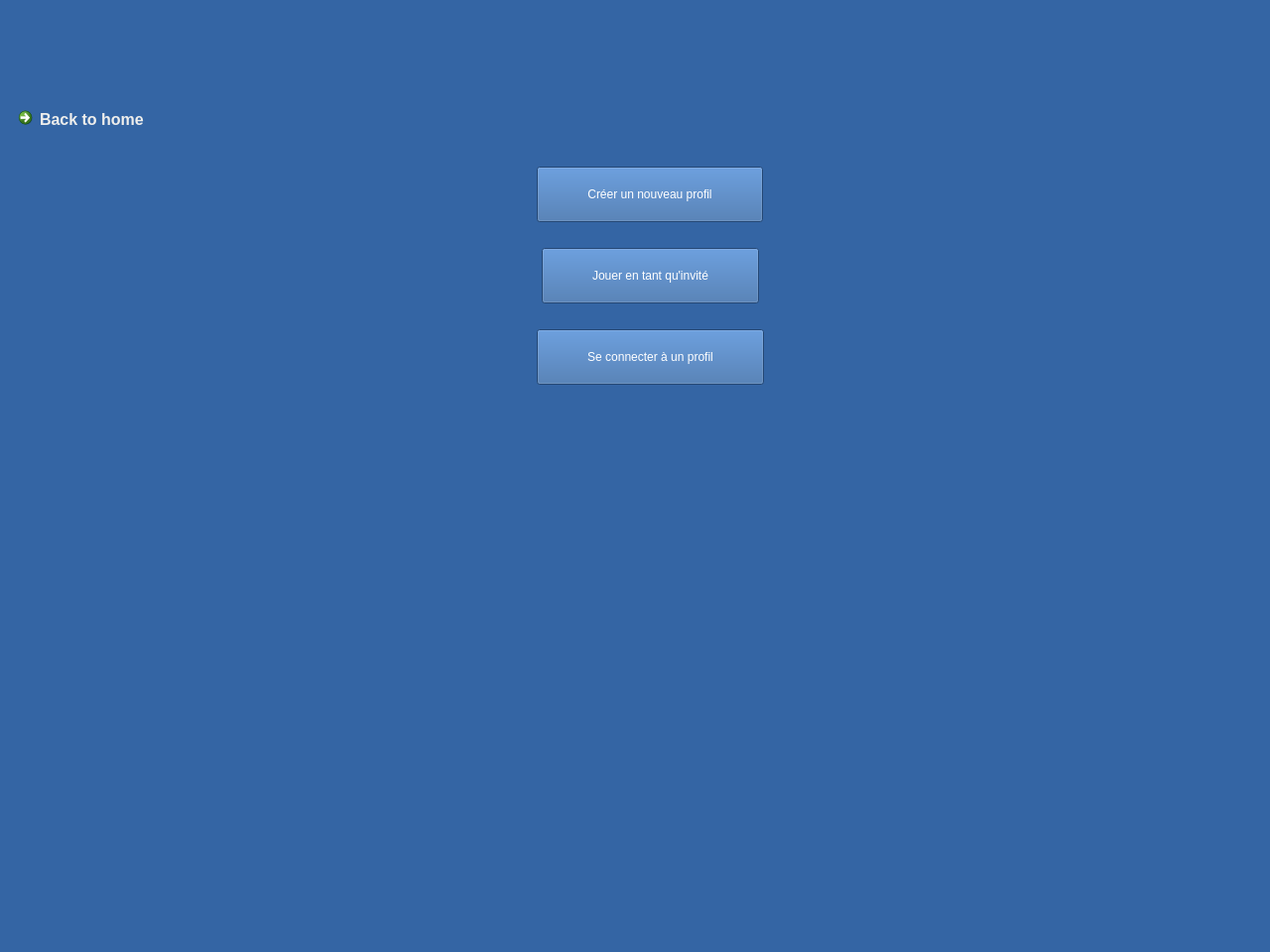
<?xml version="1.0" encoding="UTF-8"?>
<ui version="4.0">
 <class>vuemenu</class>
 <widget class="QMainWindow" name="vuemenu">
  <property name="geometry">
   <rect>
    <x>0</x>
    <y>0</y>
    <width>1280</width>
    <height>960</height>
   </rect>
  </property>
  <property name="sizePolicy">
   <sizepolicy hsizetype="Maximum" vsizetype="Maximum">
    <horstretch>0</horstretch>
    <verstretch>0</verstretch>
   </sizepolicy>
  </property>
  <property name="minimumSize">
   <size>
    <width>1280</width>
    <height>960</height>
   </size>
  </property>
  <property name="maximumSize">
   <size>
    <width>1280</width>
    <height>960</height>
   </size>
  </property>
  <property name="windowTitle">
   <string>Menu</string>
  </property>
  <property name="autoFillBackground">
   <bool>true</bool>
  </property>
  <widget class="QWidget" name="centralWidget">
   <property name="minimumSize">
    <size>
     <width>1280</width>
     <height>960</height>
    </size>
   </property>
   <property name="maximumSize">
    <size>
     <width>1280</width>
     <height>960</height>
    </size>
   </property>
   <property name="autoFillBackground">
    <bool>false</bool>
   </property>
   <property name="styleSheet">
    <string notr="true">background-color: rgb(52, 101, 164);</string>
   </property>
   <widget class="QWidget" name="verticalLayoutWidget">
    <property name="geometry">
     <rect>
      <x>0</x>
      <y>90</y>
      <width>1311</width>
      <height>792</height>
     </rect>
    </property>
    <layout class="QVBoxLayout" name="verticalLayout_2">
     <property name="sizeConstraint">
      <enum>QLayout::SetMaximumSize</enum>
     </property>
     <item>
      <widget class="QCommandLinkButton" name="commandLinkButton">
       <property name="sizePolicy">
        <sizepolicy hsizetype="Minimum" vsizetype="Maximum">
         <horstretch>0</horstretch>
         <verstretch>0</verstretch>
        </sizepolicy>
       </property>
       <property name="font">
        <font>
         <pointsize>12</pointsize>
        </font>
       </property>
       <property name="layoutDirection">
        <enum>Qt::LeftToRight</enum>
       </property>
       <property name="autoFillBackground">
        <bool>false</bool>
       </property>
       <property name="styleSheet">
        <string notr="true">color: rgb(238, 238, 236);
background-color: rgb(211, 215, 207);

</string>
       </property>
       <property name="text">
        <string>Back to home</string>
       </property>
      </widget>
     </item>
     <item alignment="Qt::AlignHCenter">
      <widget class="QLabel" name="label">
       <property name="enabled">
        <bool>true</bool>
       </property>
       <property name="sizePolicy">
        <sizepolicy hsizetype="Maximum" vsizetype="Maximum">
         <horstretch>0</horstretch>
         <verstretch>0</verstretch>
        </sizepolicy>
       </property>
       <property name="minimumSize">
        <size>
         <width>0</width>
         <height>0</height>
        </size>
       </property>
       <property name="text">
        <string/>
       </property>
       <property name="pixmap">
        <pixmap>graphics_pacman/logo_small.png</pixmap>
       </property>
       <property name="scaledContents">
        <bool>true</bool>
       </property>
      </widget>
     </item>
     <item alignment="Qt::AlignHCenter">
      <widget class="QPushButton" name="Menu_createProfile">
       <property name="sizePolicy">
        <sizepolicy hsizetype="Maximum" vsizetype="Maximum">
         <horstretch>0</horstretch>
         <verstretch>0</verstretch>
        </sizepolicy>
       </property>
       <property name="styleSheet">
        <string notr="true">color: rgb(255, 255, 255);
padding: 20px;
padding-right: 50px;
padding-left: 50px;
margin-bottom: 20px;</string>
       </property>
       <property name="text">
        <string>Créer un nouveau profil</string>
       </property>
      </widget>
     </item>
     <item alignment="Qt::AlignHCenter">
      <widget class="QPushButton" name="Menu_playAsGuest">
       <property name="sizePolicy">
        <sizepolicy hsizetype="Maximum" vsizetype="Maximum">
         <horstretch>0</horstretch>
         <verstretch>0</verstretch>
        </sizepolicy>
       </property>
       <property name="autoFillBackground">
        <bool>false</bool>
       </property>
       <property name="styleSheet">
        <string notr="true">color: rgb(255, 255, 255);
padding: 20px;
padding-right: 50px;
padding-left: 50px;
margin-bottom: 20px;</string>
       </property>
       <property name="text">
        <string>Jouer en tant qu'invité</string>
       </property>
      </widget>
     </item>
     <item alignment="Qt::AlignHCenter">
      <widget class="QPushButton" name="Menu_connectToProfile">
       <property name="sizePolicy">
        <sizepolicy hsizetype="Maximum" vsizetype="Maximum">
         <horstretch>0</horstretch>
         <verstretch>0</verstretch>
        </sizepolicy>
       </property>
       <property name="styleSheet">
        <string notr="true">color: rgb(255, 255, 255);
padding: 20px;
padding-right: 50px;
padding-left: 50px;
margin-bottom: 20px;</string>
       </property>
       <property name="text">
        <string>Se connecter à un profil</string>
       </property>
       <property name="checkable">
        <bool>false</bool>
       </property>
       <property name="flat">
        <bool>false</bool>
       </property>
      </widget>
     </item>
    </layout>
   </widget>
  </widget>
 </widget>
 <layoutdefault spacing="6" margin="11"/>
 <resources/>
 <connections>
  <connection>
   <sender>commandLinkButton</sender>
   <signal>clicked()</signal>
   <receiver>vuemenu</receiver>
   <slot>backToHome()</slot>
   <hints>
    <hint type="sourcelabel">
     <x>129</x>
     <y>66</y>
    </hint>
    <hint type="destinationlabel">
     <x>348</x>
     <y>300</y>
    </hint>
   </hints>
  </connection>
  <connection>
   <sender>Menu_connectToProfile</sender>
   <signal>clicked()</signal>
   <receiver>vuemenu</receiver>
   <slot>connectToProfile()</slot>
   <hints>
    <hint type="sourcelabel">
     <x>655</x>
     <y>842</y>
    </hint>
    <hint type="destinationlabel">
     <x>639</x>
     <y>479</y>
    </hint>
   </hints>
  </connection>
 </connections>
 <slots>
  <slot>playAsGuest()</slot>
  <slot>connectToProfile()</slot>
  <slot>createProfile()</slot>
  <slot>backToHome()</slot>
 </slots>
</ui>
